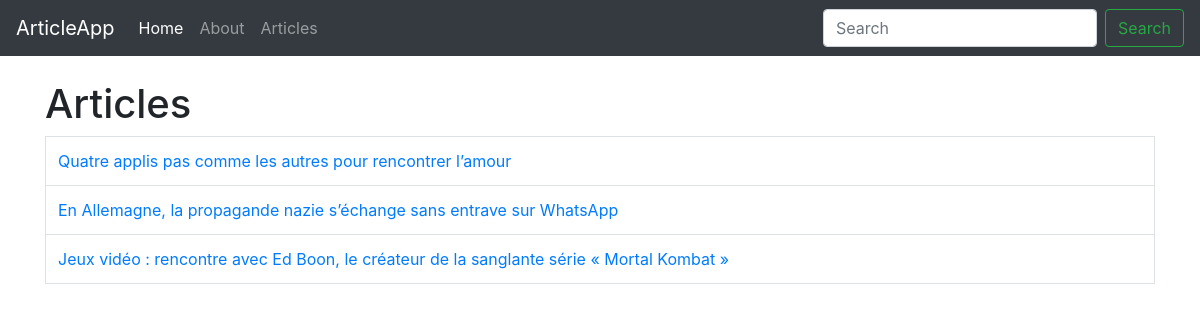
The page /articles on the database its author committed.
### ArticleApp/models.py (models this page shows, shortened)
class Article(models.Model):
    title = models.CharField(max_length=200)
    author = models.CharField(max_length=200)
    body = models.TextField(max_length=10000, help_text= 'Enter the content of the article')
    create_date = models.DateField(null=True, blank=True)
    def get_absolute_url(self):
        return reverse('article_detail', args=[str(self.id)])  # return url for each article id

### ArticleApp/views.py (the view)
# urls.py: path('articles', views.ArticleListView.as_view(), name='article_list'),
class ArticleListView(generic.ListView):
    model = Article

### ArticleApp/templates/ArticleApp/article_list.html
{% extends "base_generic.html" %}
{% block content %}
<h1>Articles</h1>
{% if article_list %}
<table class="table table-bordered">
    <tbody>
        {% for article in article_list %}
        <tr>
            <td>
            <a href="{{ article.get_absolute_url }}">{{ article.title }}</a>
            </td>
        </tr>
        {% endfor %}
    </tbody>
</table>
{% else %}
<p>There are no articles to display.</p>
{% endif %}
{% endblock %}

### ArticleApp/static/css/starter_template.css (style rules this page uses)
body { padding-top: 5rem; }

### rows shown on the page
Article: title "Quatre applis pas comme les autres pour rencontrer l’amour"
Article: title "En Allemagne, la propagande nazie s’échange sans entrave sur WhatsApp"
Article: title "Jeux vidéo : rencontre avec Ed Boon, le créateur de la sanglante série « Mortal Kombat »"
